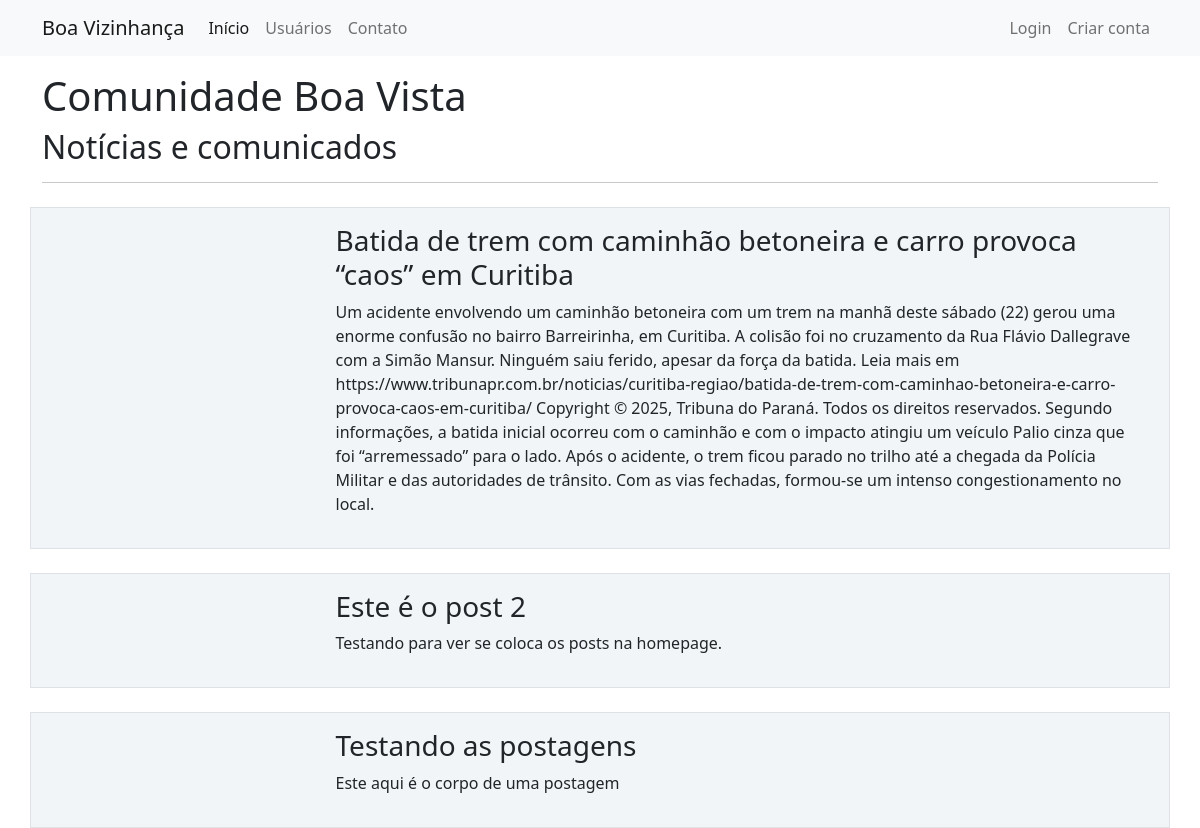
Before: / with the older database file.
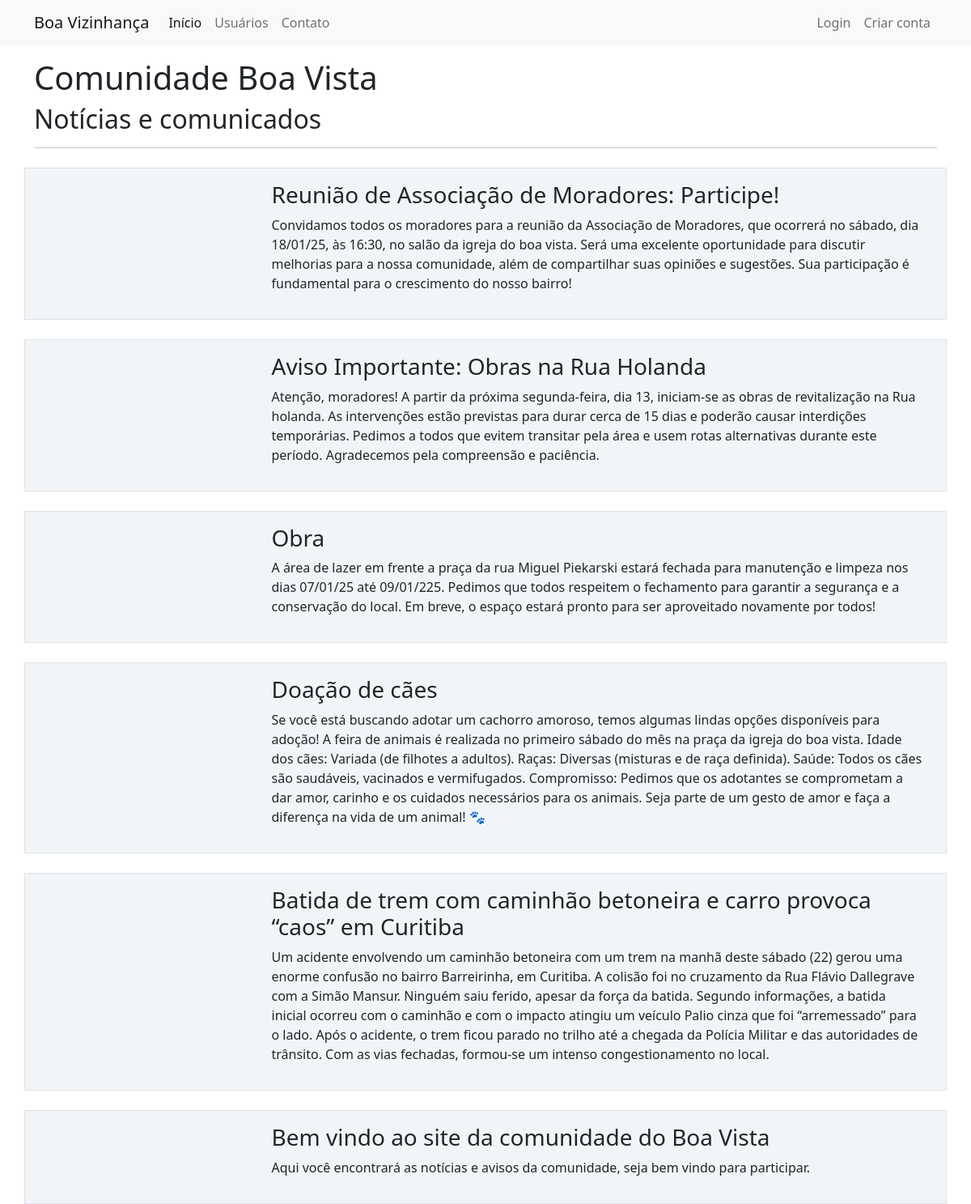
After: the same page with the newer database file.
### comunidade/models.py (models this page shows)
class Post(database.Model):
    id = database.Column(database.Integer, primary_key=True)
    tema = database.Column(database.String, nullable=False, default='Comunicado')
    imagem = database.Column(database.String)
    titulo = database.Column(database.String, nullable=False)
    corpo = database.Column(database.Text, nullable=False)
    data_criacao = database.Column(database.DateTime, nullable=False, default=datetime.utcnow)
    id_usuario = database.Column(database.Integer, database.ForeignKey('usuario.id'), nullable=False)
    comentarios_post = database.relationship('Comentario', backref='comentarios_do_post', lazy=True)

### comunidade/routes.py (the view)
@app.route('/')
def home():
    posts = Post.query.order_by(Post.id.desc())
    return render_template('home.html', posts=posts)

### comunidade/templates/home.html
{% extends 'base.html' %}
{% block body %}
    <div class="container mt-3">
        <h1>Comunidade Boa Vista</h1>
        <h2>Notícias e comunicados</h2>
        <hr>
        {% for post in posts %}
            <div class="row border mt-4 p-3 meupost">
                <div class="col col-3">
                    <div class="image pe-2"> <img src="{{ foto_perfil }}" class="rounded" width="200"> </div>
                </div>
                <div class="col col-9">
                    <h3>{{ post.titulo }}</h3>
                    <p>{{ post.corpo }}</p>
                </div>
            </div>
        {% endfor %}
    </div>
{% endblock %}

### comunidade/templates/base.html (shortened to what this page needs)
<!DOCTYPE html>
<html lang="pt-br">
<head>
    <link href="https://cdn.jsdelivr.net/npm/bootstrap@5.0.2/dist/css/bootstrap.min.css" rel="stylesheet">
    <link rel="stylesheet" type="text/css" href="{{ url_for('static', filename='main.css') }}">
</head>
<body>
    {% include 'navbar.html' %}
    {% block body %}
    {% endblock %}
</body>
</html>

### comunidade/templates/navbar.html (shortened to what this page needs)
<nav class="navbar navbar-expand-lg navbar-light bg-light">
  <div class="container-fluid container">
    <a class="navbar-brand" href="{{ url_for('home') }}">Boa Vizinhança</a>
    <div class="collapse navbar-collapse" id="navbarSupportedContent">
      <ul class="navbar-nav me-auto mb-2 mb-lg-0">
        <li class="nav-item">
          <a class="nav-link active" aria-current="page" href="{{ url_for('home') }}">Início</a>
        </li>
        <li class="nav-item">
          <a class="nav-link" href="{{ url_for('usuarios') }}">Usuários</a>
        </li>
        <li class="nav-item">
          <a class="nav-link" href="{{ url_for('contato') }}">Contato</a>
        </li>
      </ul>
      <ul class="d-flex navbar-nav">
        {% if current_user.is_authenticated %}
          <li class="nav-item">
            <a class="nav-link" href="{{ url_for('criar_post') }}">Criar Post</a>
          </li>
          <li class="nav-item">
            <a class="nav-link" href="{{ url_for('perfil') }}">Meu Perfil</a>
          </li>
          <li class="nav-item">
            <a class="nav-link" href="{{ url_for('sair') }}">Sair</a>
          </li>
        {% else %}
          <li class="nav-item">
            <a class="nav-link" href="{{ url_for('login') }}">Login</a>
          </li>
          <li class="nav-item">
            <a class="nav-link" href="{{ url_for('login') }}">Criar conta</a>
          </li>
        {% endif %}
      </ul>
    </div>
  </div>
</nav>

### comunidade/static/main.css (style rules this page uses)
.meupost { background: #f2f5f8 !important; }

Changed rows visible on the page:
removed Post: titulo "Este é o post 2", corpo "Testando para ver se coloca os posts na homepage."
added Post: titulo "Reunião de Associação de Moradores: Participe!", corpo "Convidamos todos os moradores para a reunião da Associação de Moradores, que ocorrerá no sábado, dia 18/01/25, às 16:30, no salão da igreja do boa vista. Será uma excelente oportunidade para discutir melhorias para a nossa comunidade, além de compartilhar suas opiniões e sugestões. Sua participação é fundamental para o crescimento do nosso bairro!"
added Post: titulo "Aviso Importante: Obras na Rua Holanda", corpo "Atenção, moradores! A partir da próxima segunda-feira, dia 13, iniciam-se as obras de revitalização na Rua holanda. As intervenções estão previstas para durar cerca de 15 dias e poderão causar interdições temporárias. Pedimos a todos que evitem transitar pela área e usem rotas alternativas durante este período. Agradecemos pela compreensão e paciência."
added Post: titulo "Obra", corpo "A área de lazer em frente a praça da rua Miguel Piekarski estará fechada para manutenção e limpeza nos dias 07/01/25 até 09/01/225. Pedimos que todos respeitem o fechamento para garantir a segurança e a conservação do local. Em breve, o espaço estará pronto para ser aproveitado novamente por todos!"
added Post: titulo "Doação de cães", corpo "Se você está buscando adotar um cachorro amoroso, temos algumas lindas opções disponíveis para adoção! A feira de animais é realizada no primeiro sábado do mês na praça da igreja do boa vista. Idade dos cães: Variada (de filhotes a adultos). Raças: Diversas (misturas e de raça definida). Saúde: Todos os cães são saudáveis, vacinados e vermifugados. Compromisso: Pedimos que os adotantes se comprometam a dar amor, carinho e os cuidados necessários para os animais. Seja parte de um gesto de amor e faça a diferença na vida de um animal! 🐾"
changed Post "Batida de trem com caminhão betoneira e carro provoca “caos” em Curitiba": corpo "…da força da batida. Leia mais em https://www.tribunapr.com.br/noticias/curitiba-regiao/batida-de-trem-com-caminhao-betoneira-e-carro-provoca-caos-em-curitiba/ Copyright © 2025, Tribuna do Paraná. Todos os direitos reservados. Segundo informações, a batida…" → "…da força da batida. Segundo informações, a batida…"
changed Post: titulo "Testando as postagens" → "Bem vindo ao site da comunidade do Boa Vista"; corpo "Este aqui é o corpo de uma postagem" → "Aqui você encontrará as notícias e avisos da comunidade, seja bem vindo para participar."
